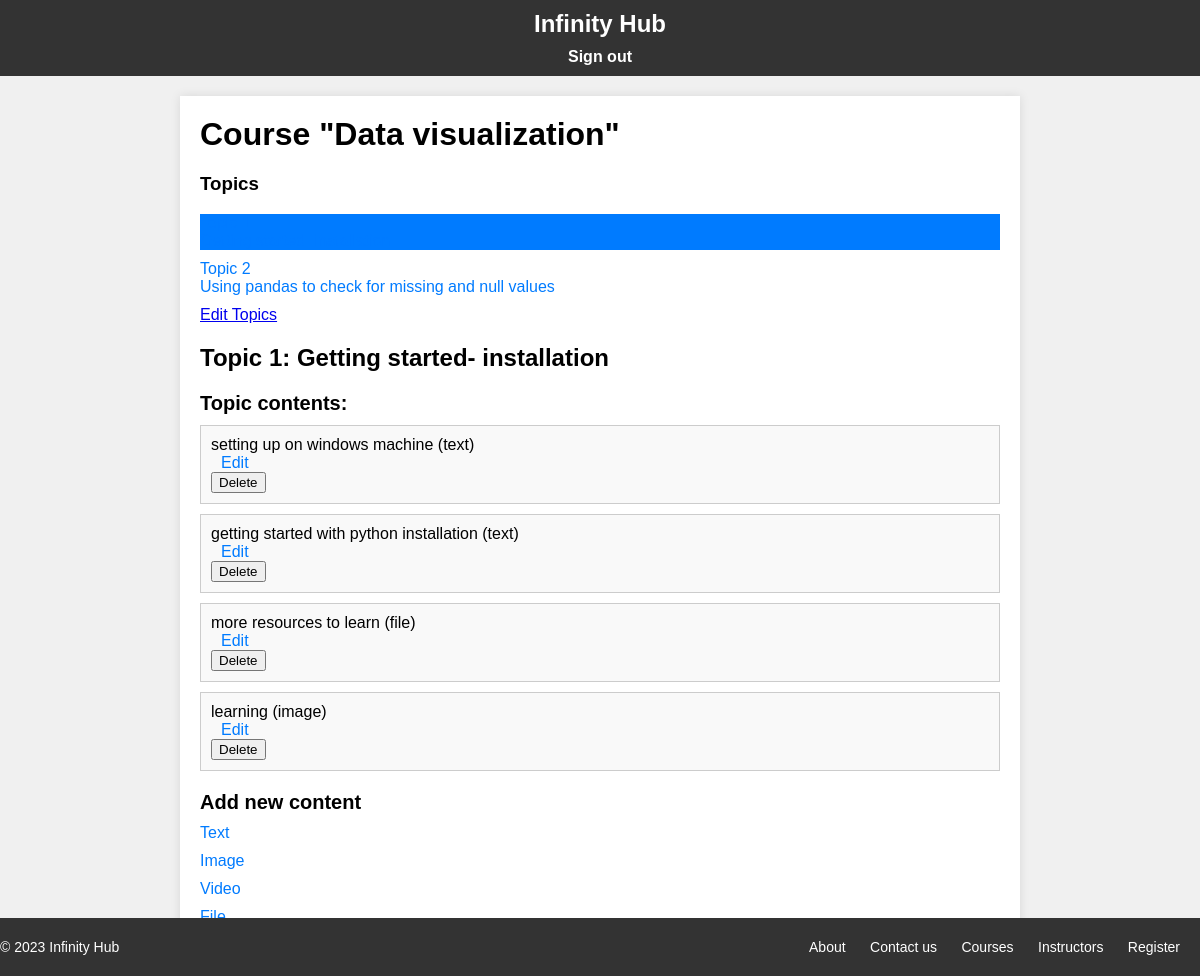
Screenshot of /course/topic/1/ (signed in) with the database file from the repository.
### courses/models.py (models this page shows, shortened)
class Course(models.Model):
    owner = models.ForeignKey(User, related_name="courses_created",on_delete=models.CASCADE)
    students = models.ManyToManyField(User, related_name='courses_joined', blank=True)
    subject = models.ForeignKey(Subject, related_name="courses", on_delete=models.CASCADE)
    title = models.CharField(max_length=200)
    slug = models.SlugField(max_length=200, unique=True)
    overview = models.TextField()
    created = models.DateTimeField(auto_now_add=True)
    class Meta:
        ordering = ['-created']

class Topic(models.Model):
    course = models.ForeignKey(Course, related_name='topics', on_delete=models.CASCADE)
    title = models.CharField(max_length=200)
    description = models.TextField(blank=True)
    order = OrderField(blank=True, for_fields=['course']) # type: ignore
    class Meta:
        ordering = ['order']

class Content(models.Model):
    topic  = models.ForeignKey(Topic, related_name='contents', on_delete=models.CASCADE)
    content_type = models.ForeignKey(ContentType,
                                    on_delete=models.CASCADE,
                                    limit_choices_to={'model__in': (
                                        'text',
                                        'video',
                                        'image',
                                        'file'
                                    )}
                                    )
    object_id = models.PositiveIntegerField()
    item = GenericForeignKey('content_type', 'object_id')
    order = OrderField(blank=True, for_fields=['topic']) # type: ignore
    class Meta:
        ordering = ['order']

class ItemBase(models.Model):
    owner = models.ForeignKey(User, related_name='%(class)s_related', on_delete=models.CASCADE)
    title = models.CharField(max_length=250)
    created = models.DateTimeField(auto_now_add=True)
    updated = models.DateTimeField(auto_now=True)
    class Meta:
        abstract = True
    def __str__(self) -> str:
        return self.title

class Text(ItemBase):
    content = models.TextField()

class File(ItemBase):
    file = models.FileField(upload_to='files')

class Image(ItemBase):
    file = models.FileField(upload_to='images')

### courses/views.py (the view)
# urls.py: path('topic/<int:topic_id>/', views.TopicContentList.as_view(), name='topic_content_list'),
class TopicContentList(TemplateResponseMixin, View):
    template_name = 'courses/manage/topic/content_list.html'
    def get(self, request, topic_id):
        topic = get_object_or_404(Topic, id=topic_id, course__owner=request.user)
        return self.render_to_response({'topic': topic})

### courses/templatetags/course.py (called while the page is built)
@register.filter
def model_name(obj):
    try:
        return obj._meta.model_name
    except AttributeError:
        return None

### courses/templates/courses/manage/topic/content_list.html (shortened to what this page needs)
{% extends "base.html" %}
{% load course %}
{% block content %}
{% with course=topic.course %}
<h1> Course "{{ course.title }}"</h1>
<div class="contents">
    <h3>Topics</h3>
    <ul id="topics">
        {% for t in course.topics.all  %}
        <li data-id="{{ t.id }}" {% if t == topic %} class="selected"{% endif %}>
            <a href="{% url "topic_content_list" t.id %}">
                <span>
                    Topic <span class="order">{{ t.order|add:1}}</span>
                </span>
            {{ t.title }}
            </a>
        </li>
        {% empty %}
        <li>No topics yet</li>
        {% endfor %}
    </ul>
    <p><a href="{% url "course_topic_update" course.id%}">Edit Topics</a></p>
</div>
<div class="topic">
    <h2>Topic {{ topic.order|add:1 }}: {{ topic.title }} </h2>
    <h3>Topic contents: </h3>
    <div id="topic-contents">
        {% for content in topic.contents.all  %}
        <div data-id="{{ content.id }}">
            {% with item=content.item %}
            <p>{{ item }} ({{ item|model_name }})</p>
            <a href="{% url "topic_content_update" topic.id item|model_name item.id%}">Edit</a>
            <form action="{% url "topic_content_delete" content.id%}" method="post">
                <input type="submit" value="Delete">
            </form>
            {% endwith %}
        </div>
        {% empty %}
        <p>This Topic has no contents yet.</p>
        {% endfor %}
    </div>
    <h3>Add new content</h3>
    <ul class="content-types">
        <li><a href="{% url "topic_content_create" topic.id "text"%}">Text</a></li>
        <li><a href="{% url "topic_content_create" topic.id "image"%}">Image</a></li>
        <li><a href="{% url "topic_content_create" topic.id "video"%}">Video</a></li>
        <li><a href="{% url "topic_content_create" topic.id "file"%}">File</a></li>
    </ul>
</div>
{% endwith %}
{% endblock content %}

### courses/templates/base.html (shortened to what this page needs)
{% load static %}
<!DOCTYPE html>
<html>
    <head>
        <link href="{% static "css/base.css" %}" rel="stylesheet">
        <link href="{% static "css/form.css" %}" rel="stylesheet">
    </head>
    <body>
        <div id="header">
            <a href="/" class="logo"> Infinity Hub</a>
            <ul class="menu">
                {% if request.user.is_authenticated %}
                <li><a href="{% url "logout" %}">Sign out</a></li>
                {% else %}
                <li><a href="{% url "login" %}">Sign in</a></li>
                {% endif %}
            </ul>
        </div>
        <div id="content">
            {% block content %}
            {% endblock content %}
        </div>
        <footer>
            <div class="container">
                <div class="footer-left">
                    <p>© 2023 Infinity Hub</p>
                </div>
                <div class="footer-right">
                    <ul class="footer-menu">
                        <li><a href="#">About</a></li>
                        <li><a href="#">Contact us</a></li>
                        <li><a href="#">Courses</a></li>
                        <li><a href="#">Instructors</a></li>
                        <li><a href="#">Register</a></li>
                    </ul>
                </div>
            </div>
        </footer>
    </body>
</html>

### courses/static/css/base.css (style rules this page uses)
body, h1, h2, p, ul, li { margin: 0; padding: 0; }
body { background-color: #f0f0f0; font-family: Arial, sans-serif; }
#header { background-color: #333; color: #fff; padding: 10px 0; text-align: center; }
.logo { text-decoration: none; color: #fff; font-size: 24px; font-weight: bold; }
.menu { list-style: none; margin-top: 10px; }
.menu li { display: inline; margin-right: 20px; }
.menu li:last-child { margin-right: 0; }
.menu a { text-decoration: none; color: #fff; font-weight: bold; }
#content { max-width: 800px; margin: 20px auto; padding: 20px; background-color: #fff; box-shadow: 0 0 10px rgba(0, 0, 0, 0.1); }
.contents { margin-top: 20px; }
#topics { list-style: none; padding: 0; }
#topics li { margin-bottom: 10px; }
#topics li.selected { background-color: #007bff; color: #fff; }
#topics li a { text-decoration: none; color: #007bff; }
.topic { margin-top: 20px; }
.topic h2 { font-size: 24px; margin-bottom: 10px; }
.topic h3 { font-size: 20px; margin-bottom: 10px; }
#topic-contents { margin-top: 10px; }
#topic-contents div { margin-bottom: 10px; border: 1px solid #ccc; padding: 10px; background-color: #f9f9f9; }
#topic-contents a { text-decoration: none; color: #007bff; margin-left: 10px; }
.content-types { list-style: none; padding: 0; }
.content-types li { margin-bottom: 10px; }
.content-types a { text-decoration: none; color: #007bff; }
footer { background-color: #333; color: #fff; padding: 20px 0; position: absolute; bottom: 0; width: 100%; }
.container { max-width: 1200px; margin: 0 auto; display: flex; justify-content: space-between; align-items: center; }
.footer-left { flex: 1; }
.footer-left p { margin: 0; font-size: 14px; }
.footer-right { flex: 1; text-align: right; }
.footer-menu { list-style: none; padding: 0; }
.footer-menu li { display: inline-block; margin-right: 20px; }
.footer-menu li a { text-decoration: none; color: #fff; font-size: 14px; }

### rows the page displays
Course: title "Data visualization"
Topic: order|add "2", title "Using pandas to check for missing and null values"
Topic: order|add "1", title "Getting started- installation"
Content: item "setting up on windows machine", item|model_name "text"
Content: item "getting started with python installation", item|model_name "text"
Content: item "more resources to learn", item|model_name "file"
Content: item "learning", item|model_name "image"
